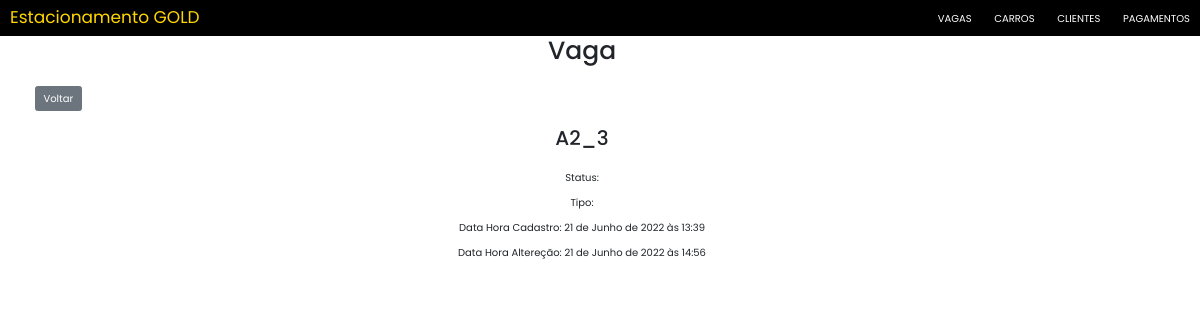
The page /vagas/detail/3/ on the database as committed earlier.
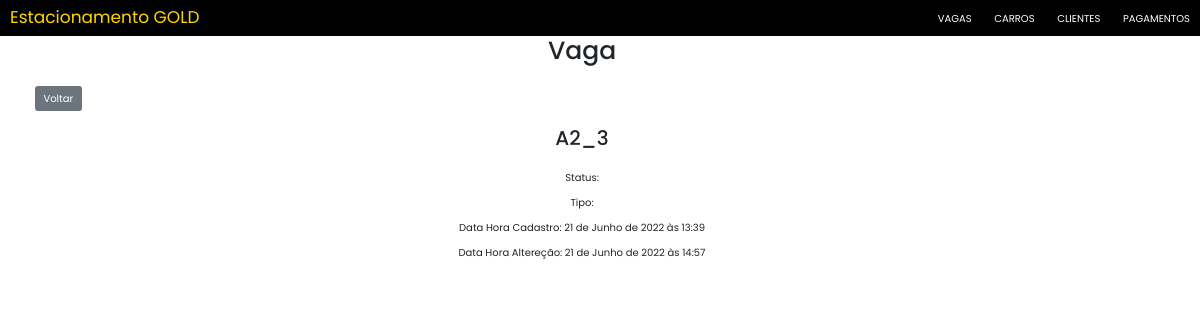
The same page on the database as committed later.
### mainVagas/models.py (models this page shows, shortened)
class Vaga(models.Model):
    status = EnumChoiceField(EnumStatus, default=EnumStatus.disponivel)
    setor = models.CharField(max_length=2)
    tipoVeiculo = EnumChoiceField(EnumTipoVeiculo)
    dataHoraCadastro = models.DateTimeField(
        auto_now_add=True, editable=False, verbose_name="Data e Hora Cadastro")
    dataHoraAlteracao = models.DateTimeField(
        auto_now=True, editable=False, verbose_name="Data e Hora Alteração")

### mainVagas/views.py (the view)
# urls.py: path("detail/<int:pk>/", views.VagaDetail.as_view(), name="detail"),
class VagaDetail(DetailView):
    model = Vaga
    fields = '__all__'

### mainVagas/templates/mainVagas/vaga_detail.html (shortened to what this page needs)
{% extends 'Estacionamento/base.html' %}
{% load static %}
{% block titleBody %}Vaga{% endblock %}
{% block content %}
<a style="margin-left:3%" href="{% url 'mainVagas:list' %}"><input type="submit" class="btn btn-secondary" value="Voltar" /></a>
<div style="text-align:center;">
    <h2>{{vaga.setor}}_{{vaga.id}}</h2>
    <p>Status: {{vaga.status.value}}</p>
    <p>Tipo: {{vaga.tipoVeiculo.value}}</p>
    <p>Data Hora Cadastro: {{vaga.dataHoraCadastro}}</p>
    <p>Data Hora Altereção: {{vaga.dataHoraAlteracao}}</p>
</div>
{% endblock %}

Rows that differ between the two databases and show on the page:
changed Vaga id 3: dataHoraAlteracao "21 de Junho de 2022 às 14:56" → "21 de Junho de 2022 às 14:57"
